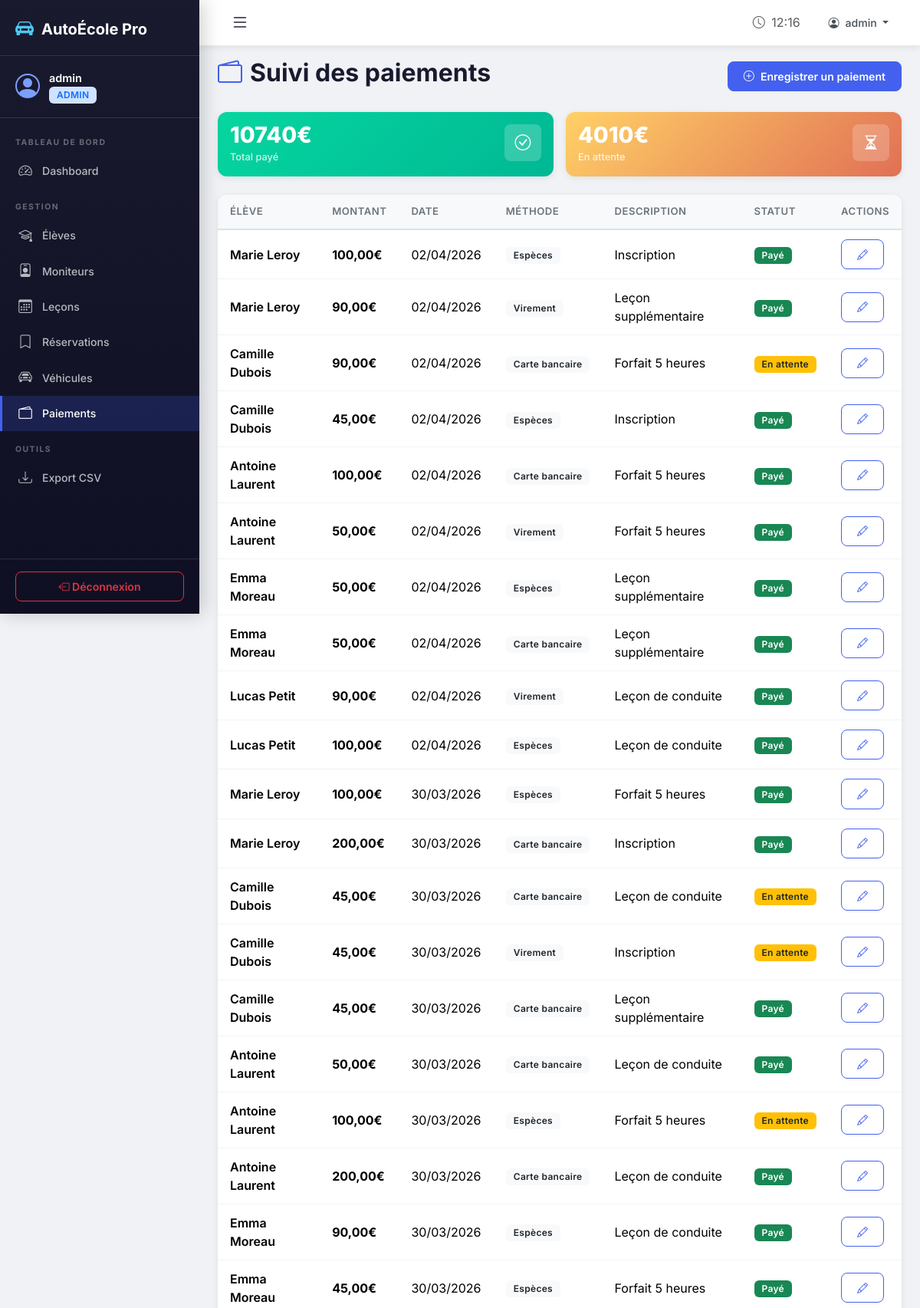
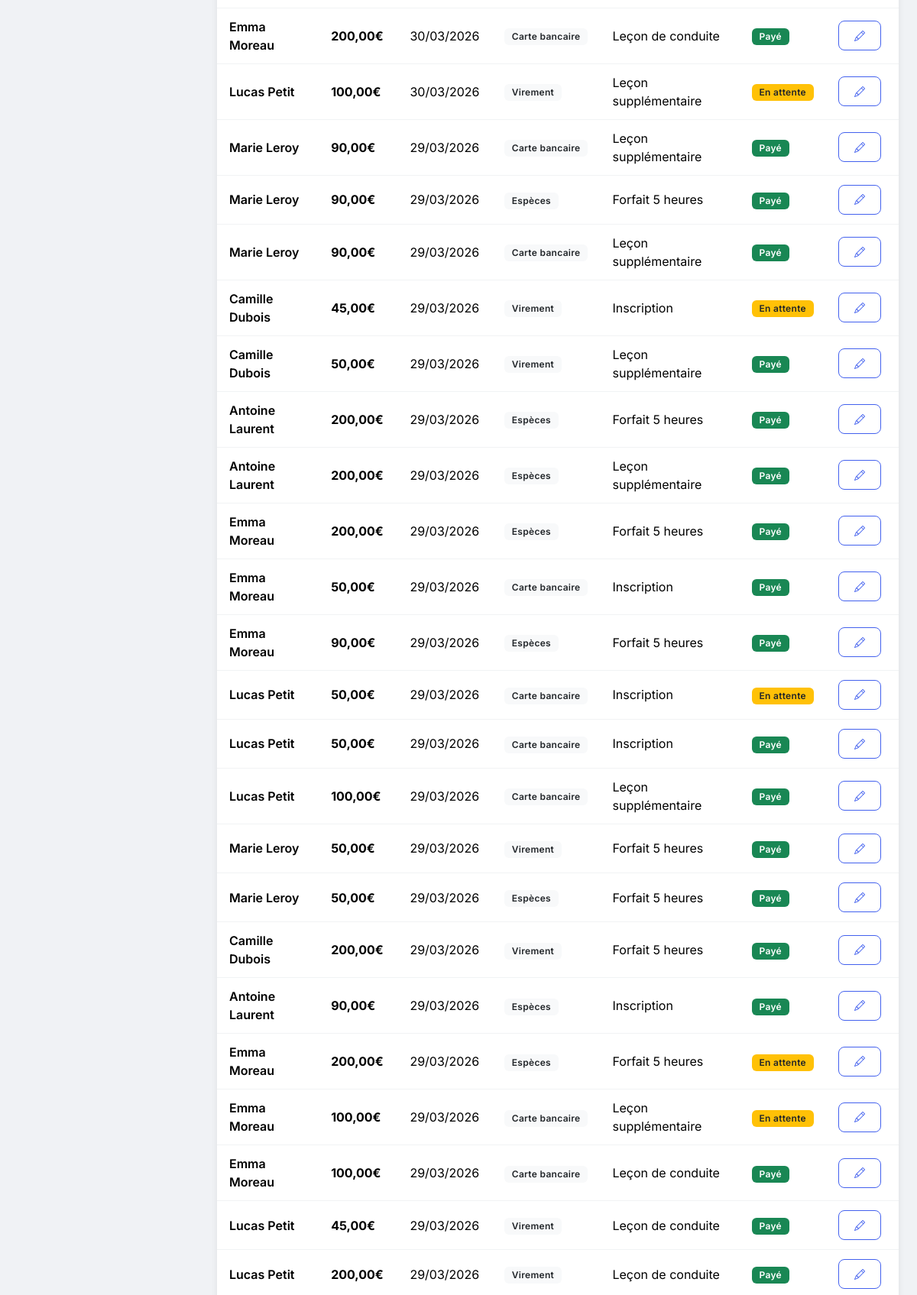
Screenshot of /gestion/paiements/ (signed in, upper part) with the database file from the repository (2 pictures, top to bottom).
### ecole/models.py (models this page shows, shortened)
class Payment(models.Model):
    METHODE_CHOICES = [
        ('carte', 'Carte bancaire'),
        ('especes', 'Espèces'),
        ('virement', 'Virement'),
        ('cheque', 'Chèque'),
    ]
    STATUT_CHOICES = [
        ('paye', 'Payé'),
        ('en_attente', 'En attente'),
        ('rembourse', 'Remboursé'),
    ]
    eleve = models.ForeignKey(User, on_delete=models.CASCADE, related_name='payments',
                               limit_choices_to={'profile__role': 'eleve'})
    montant = models.DecimalField(max_digits=10, decimal_places=2)
    date = models.DateTimeField(auto_now_add=True)
    methode = models.CharField(max_length=15, choices=METHODE_CHOICES, default='carte',
                                verbose_name="Méthode de paiement")
    statut = models.CharField(max_length=15, choices=STATUT_CHOICES, default='en_attente')
    description = models.CharField(max_length=255, blank=True, null=True)
    class Meta:
        verbose_name = "Paiement"
        verbose_name_plural = "Paiements"
        ordering = ['-date']

### ecole/views.py (the view)
# urls.py: path('gestion/paiements/', views.admin_paiements, name='admin_paiements'),
@login_required
@admin_required
def admin_paiements(request):
    paiements = Payment.objects.all().select_related('eleve')
    total_paye = paiements.filter(statut='paye').aggregate(total=Sum('montant'))['total'] or 0
    total_en_attente = paiements.filter(statut='en_attente').aggregate(total=Sum('montant'))['total'] or 0
    return render(request, 'admin_panel/paiements.html', {
        'paiements': paiements,
        'total_paye': total_paye,
        'total_en_attente': total_en_attente,
    })

### ecole/templates/admin_panel/paiements.html (shortened to what this page needs)
{% extends 'base.html' %}
{% block content %}
<div class="page-header d-flex justify-content-between align-items-center flex-wrap">
    <h2><i class="bi bi-wallet2"></i> Suivi des paiements</h2>
    <a href="{% url 'admin_paiement_creer' %}" class="btn btn-primary"><i class="bi bi-plus-circle me-2"></i>Enregistrer un paiement</a>
</div>
<div class="row g-3 mb-4">
    <div class="col-md-6">
        <div class="card stat-card bg-gradient-success p-3">
            <div class="d-flex justify-content-between align-items-start">
                <div>
                    <div class="stat-value">{{ total_paye }}€</div>
                    <div class="stat-label mt-1">Total payé</div>
                </div>
                <div class="stat-icon"><i class="bi bi-check-circle"></i></div>
            </div>
        </div>
    </div>
    <div class="col-md-6">
        <div class="card stat-card bg-gradient-warning p-3">
            <div class="d-flex justify-content-between align-items-start">
                <div>
                    <div class="stat-value">{{ total_en_attente }}€</div>
                    <div class="stat-label mt-1">En attente</div>
                </div>
                <div class="stat-icon"><i class="bi bi-hourglass-split"></i></div>
            </div>
        </div>
    </div>
</div>
<div class="card">
    <div class="card-body p-0">
        {% if paiements %}
        <div class="table-responsive">
            <table class="table mb-0">
                <thead>
                    <tr><th>Élève</th><th>Montant</th><th>Date</th><th>Méthode</th><th>Description</th><th>Statut</th><th>Actions</th></tr>
                </thead>
                <tbody>
                    {% for p in paiements %}
                    <tr>
                        <td class="fw-semibold">{{ p.eleve.get_full_name }}</td>
                        <td class="fw-bold">{{ p.montant }}€</td>
                        <td>{{ p.date|date:"d/m/Y" }}</td>
                        <td><span class="badge bg-light text-dark">{{ p.get_methode_display }}</span></td>
                        <td>{{ p.description|default:"—" }}</td>
                        <td>
                            {% if p.statut == 'paye' %}<span class="badge bg-success">Payé</span>
                            {% elif p.statut == 'en_attente' %}<span class="badge bg-warning text-dark">En attente</span>
                            {% else %}<span class="badge bg-secondary">Remboursé</span>{% endif %}
                        </td>
                        <td>
                            <a href="{% url 'admin_paiement_modifier' p.id %}" class="btn btn-sm btn-outline-primary"><i class="bi bi-pencil"></i></a>
                        </td>
                    </tr>
                    {% endfor %}
                </tbody>
            </table>
        </div>
        {% else %}
        <div class="empty-state py-4">
            <i class="bi bi-wallet2"></i>
            <h5>Aucun paiement</h5>
            <a href="{% url 'admin_paiement_creer' %}" class="btn btn-primary mt-2">Enregistrer un paiement</a>
        </div>
        {% endif %}
    </div>
</div>
{% endblock %}

### ecole/templates/base.html (shortened to what this page needs)
{% load static %}
<!DOCTYPE html>
<html lang="fr" data-bs-theme="light">
<head>
    <link href="https://cdn.jsdelivr.net/npm/bootstrap@5.3.2/dist/css/bootstrap.min.css" rel="stylesheet">
    <link href="https://cdn.jsdelivr.net/npm/bootstrap-icons@1.11.2/font/bootstrap-icons.css" rel="stylesheet">
    <link href="{% static 'css/style.css' %}" rel="stylesheet">
</head>
<body>
    {% if user.is_authenticated and request.resolver_match.url_name != 'index' %}
    <div class="d-flex" id="wrapper">
        <nav class="sidebar" id="sidebar">
            <div class="sidebar-header">
                <a href="{% url 'index' %}" class="sidebar-brand">
                    <i class="bi bi-car-front-fill"></i>
                    <span>AutoÉcole Pro</span>
                </a>
            </div>
            <div class="sidebar-user">
                <div class="user-avatar">
                    <i class="bi bi-person-circle"></i>
                </div>
                <div class="user-info">
                    <span class="user-name">{{ user.get_full_name|default:user.username }}</span>
                    <span class="user-role badge bg-primary-subtle text-primary">
                        {% if user.profile.role == 'eleve' %}Élève
                        {% elif user.profile.role == 'moniteur' %}Moniteur
                        {% else %}Admin{% endif %}
                    </span>
                </div>
            </div>
            <ul class="sidebar-nav">
                {% if user.profile.role == 'eleve' %}
                <li class="nav-section">NAVIGATION</li>
                <li><a href="{% url 'eleve_dashboard' %}" class="{% if request.resolver_match.url_name == 'eleve_dashboard' %}active{% endif %}"><i class="bi bi-speedometer2"></i> Tableau de bord</a></li>
                <li><a href="{% url 'eleve_lecons' %}" class="{% if request.resolver_match.url_name == 'eleve_lecons' %}active{% endif %}"><i class="bi bi-calendar-plus"></i> Leçons disponibles</a></li>
                <li><a href="{% url 'eleve_reservations' %}" class="{% if request.resolver_match.url_name == 'eleve_reservations' %}active{% endif %}"><i class="bi bi-bookmark-check"></i> Mes réservations</a></li>
                <li><a href="{% url 'eleve_historique' %}" class="{% if request.resolver_match.url_name == 'eleve_historique' %}active{% endif %}"><i class="bi bi-clock-history"></i> Historique</a></li>
                <li><a href="{% url 'eleve_paiements' %}" class="{% if request.resolver_match.url_name == 'eleve_paiements' %}active{% endif %}"><i class="bi bi-credit-card"></i> Paiements</a></li>
                <li class="nav-section">PRÉPARATION</li>
                <li><a href="{% url 'eleve_documents' %}" class="{% if 'documents' in request.resolver_match.url_name %}active{% endif %}"><i class="bi bi-file-earmark-person"></i> Mes documents</a></li>
                <li><a href="{% url 'eleve_cours' %}" class="{% if 'cours' in request.resolver_match.url_name %}active{% endif %}"><i class="bi bi-book"></i> Cours de code</a></li>
                <li><a href="{% url 'eleve_quiz' %}" class="{% if request.resolver_match.url_name == 'eleve_quiz' %}active{% endif %}"><i class="bi bi-question-circle"></i> Quiz Code</a></li>
                <li class="nav-section">COMPTE</li>
                <li><a href="{% url 'eleve_profil' %}" class="{% if request.resolver_match.url_name == 'eleve_profil' %}active{% endif %}"><i class="bi bi-person"></i> Mon profil</a></li>
                {% else %}
                <li class="nav-section">TABLEAU DE BORD</li>
                <li><a href="{% url 'admin_dashboard' %}" class="{% if request.resolver_match.url_name == 'admin_dashboard' %}active{% endif %}"><i class="bi bi-speedometer2"></i> Dashboard</a></li>
                <li class="nav-section">GESTION</li>
                <li><a href="{% url 'admin_eleves' %}" class="{% if 'eleve' in request.resolver_match.url_name %}active{% endif %}"><i class="bi bi-mortarboard"></i> Élèves</a></li>
                <li><a href="{% url 'admin_moniteurs' %}" class="{% if 'moniteur' in request.resolver_match.url_name %}active{% endif %}"><i class="bi bi-person-badge"></i> Moniteurs</a></li>
                <li><a href="{% url 'admin_lecons' %}" class="{% if 'lecon' in request.resolver_match.url_name %}active{% endif %}"><i class="bi bi-calendar3"></i> Leçons</a></li>
                <li><a href="{% url 'admin_reservations' %}" class="{% if 'reservation' in request.resolver_match.url_name %}active{% endif %}"><i class="bi bi-bookmark"></i> Réservations</a></li>
                <li><a href="{% url 'admin_vehicules' %}" class="{% if 'vehicule' in request.resolver_match.url_name %}active{% endif %}"><i class="bi bi-car-front"></i> Véhicules</a></li>
                <li><a href="{% url 'admin_paiements' %}" class="{% if 'paiement' in request.resolver_match.url_name %}active{% endif %}"><i class="bi bi-wallet2"></i> Paiements</a></li>
                <li class="nav-section">OUTILS</li>
                <li><a href="{% url 'admin_export_eleves_csv' %}"><i class="bi bi-download"></i> Export CSV</a></li>
                {% endif %}
            </ul>
            <div class="sidebar-footer">
                <a href="{% url 'deconnexion' %}" class="btn btn-outline-danger btn-sm w-100">
                    <i class="bi bi-box-arrow-left"></i> Déconnexion
                </a>
            </div>
        </nav>
        <div class="main-content" id="main-content">
            <nav class="topbar">
                <button class="btn btn-link sidebar-toggle" id="sidebarToggle">
                    <i class="bi bi-list fs-4"></i>
                </button>
                <div class="topbar-right">
                    <span class="text-muted me-3">
                        <i class="bi bi-clock me-1"></i>
                        <span id="current-time"></span>
                    </span>
                    <div class="dropdown">
                        <button class="btn btn-link dropdown-toggle" data-bs-toggle="dropdown">
                            <i class="bi bi-person-circle me-1"></i>
                            {{ user.get_full_name|default:user.username }}
                        </button>
                    </div>
                </div>
            </nav>
            <div class="container-fluid px-4 py-3">
                {% block content %}{% endblock %}
            </div>
        </div>
    </div>
    {% endif %}
</body>
</html>

### rows the page displays
Payment: eleve.get_full_name "Marie Leroy", montant "100,00", date "02/04/2026", methode "Espèces", description "Inscription", statut "Payé"
Payment: eleve.get_full_name "Marie Leroy", montant "90,00", date "02/04/2026", methode "Virement", description "Leçon supplémentaire", statut "Payé"
Payment: eleve.get_full_name "Camille Dubois", montant "90,00", date "02/04/2026", methode "Carte bancaire", description "Forfait 5 heures", statut "En attente"
Payment: eleve.get_full_name "Camille Dubois", montant "45,00", date "02/04/2026", methode "Espèces", description "Inscription", statut "Payé"
Payment: eleve.get_full_name "Antoine Laurent", montant "100,00", date "02/04/2026", methode "Carte bancaire", description "Forfait 5 heures", statut "Payé"
Payment: eleve.get_full_name "Antoine Laurent", montant "50,00", date "02/04/2026", methode "Virement", description "Forfait 5 heures", statut "Payé"
Payment: eleve.get_full_name "Emma Moreau", montant "50,00", date "02/04/2026", methode "Espèces", description "Leçon supplémentaire", statut "Payé"
Payment: eleve.get_full_name "Emma Moreau", montant "50,00", date "02/04/2026", methode "Carte bancaire", description "Leçon supplémentaire", statut "Payé"
Payment: eleve.get_full_name "Lucas Petit", montant "90,00", date "02/04/2026", methode "Virement", description "Leçon de conduite", statut "Payé"
Payment: eleve.get_full_name "Lucas Petit", montant "100,00", date "02/04/2026", methode "Espèces", description "Leçon de conduite", statut "Payé"
Payment: eleve.get_full_name "Marie Leroy", montant "100,00", date "30/03/2026", methode "Espèces", description "Forfait 5 heures", statut "Payé"
Payment: eleve.get_full_name "Marie Leroy", montant "200,00", date "30/03/2026", methode "Carte bancaire", description "Inscription", statut "Payé"
Payment: eleve.get_full_name "Camille Dubois", montant "45,00", date "30/03/2026", methode "Carte bancaire", description "Leçon de conduite", statut "En attente"
Payment: eleve.get_full_name "Camille Dubois", montant "45,00", date "30/03/2026", methode "Virement", description "Inscription", statut "En attente"
Payment: eleve.get_full_name "Camille Dubois", montant "45,00", date "30/03/2026", methode "Carte bancaire", description "Leçon supplémentaire", statut "Payé"
Payment: eleve.get_full_name "Antoine Laurent", montant "50,00", date "30/03/2026", methode "Carte bancaire", description "Leçon de conduite", statut "Payé"
Payment: eleve.get_full_name "Antoine Laurent", montant "100,00", date "30/03/2026", methode "Espèces", description "Forfait 5 heures", statut "En attente"
Payment: eleve.get_full_name "Antoine Laurent", montant "200,00", date "30/03/2026", methode "Carte bancaire", description "Leçon de conduite", statut "Payé"
Payment: eleve.get_full_name "Emma Moreau", montant "90,00", date "30/03/2026", methode "Espèces", description "Leçon de conduite", statut "Payé"
Payment: eleve.get_full_name "Emma Moreau", montant "45,00", date "30/03/2026", methode "Espèces", description "Forfait 5 heures", statut "Payé"
Payment: eleve.get_full_name "Emma Moreau", montant "200,00", date "30/03/2026", methode "Carte bancaire", description "Leçon de conduite", statut "Payé"
Payment: eleve.get_full_name "Lucas Petit", montant "100,00", date "30/03/2026", methode "Virement", description "Leçon supplémentaire", statut "En attente"
Payment: eleve.get_full_name "Marie Leroy", montant "90,00", date "29/03/2026", methode "Carte bancaire", description "Leçon supplémentaire", statut "Payé"
Payment: eleve.get_full_name "Marie Leroy", montant "90,00", date "29/03/2026", methode "Espèces", description "Forfait 5 heures", statut "Payé"
Payment: eleve.get_full_name "Marie Leroy", montant "90,00", date "29/03/2026", methode "Carte bancaire", description "Leçon supplémentaire", statut "Payé"
Payment: eleve.get_full_name "Camille Dubois", montant "45,00", date "29/03/2026", methode "Virement", description "Inscription", statut "En attente"
Payment: eleve.get_full_name "Camille Dubois", montant "50,00", date "29/03/2026", methode "Virement", description "Leçon supplémentaire", statut "Payé"
Payment: eleve.get_full_name "Antoine Laurent", montant "200,00", date "29/03/2026", methode "Espèces", description "Forfait 5 heures", statut "Payé"
Payment: eleve.get_full_name "Antoine Laurent", montant "200,00", date "29/03/2026", methode "Espèces", description "Leçon supplémentaire", statut "Payé"
Payment: eleve.get_full_name "Emma Moreau", montant "200,00", date "29/03/2026", methode "Espèces", description "Forfait 5 heures", statut "Payé"
Payment: eleve.get_full_name "Emma Moreau", montant "50,00", date "29/03/2026", methode "Carte bancaire", description "Inscription", statut "Payé"
Payment: eleve.get_full_name "Emma Moreau", montant "90,00", date "29/03/2026", methode "Espèces", description "Forfait 5 heures", statut "Payé"
Payment: eleve.get_full_name "Lucas Petit", montant "50,00", date "29/03/2026", methode "Carte bancaire", description "Inscription", statut "En attente"
Payment: eleve.get_full_name "Lucas Petit", montant "50,00", date "29/03/2026", methode "Carte bancaire", description "Inscription", statut "Payé"
Payment: eleve.get_full_name "Lucas Petit", montant "100,00", date "29/03/2026", methode "Carte bancaire", description "Leçon supplémentaire", statut "Payé"
Payment: eleve.get_full_name "Marie Leroy", montant "50,00", date "29/03/2026", methode "Virement", description "Forfait 5 heures", statut "Payé"
Payment: eleve.get_full_name "Marie Leroy", montant "50,00", date "29/03/2026", methode "Espèces", description "Forfait 5 heures", statut "Payé"
Payment: eleve.get_full_name "Camille Dubois", montant "200,00", date "29/03/2026", methode "Virement", description "Forfait 5 heures", statut "Payé"
Payment: eleve.get_full_name "Antoine Laurent", montant "90,00", date "29/03/2026", methode "Espèces", description "Inscription", statut "Payé"
Payment: eleve.get_full_name "Emma Moreau", montant "200,00", date "29/03/2026", methode "Espèces", description "Forfait 5 heures", statut "En attente"
Payment: eleve.get_full_name "Emma Moreau", montant "100,00", date "29/03/2026", methode "Carte bancaire", description "Leçon supplémentaire", statut "En attente"
Payment: eleve.get_full_name "Emma Moreau", montant "100,00", date "29/03/2026", methode "Carte bancaire", description "Leçon de conduite", statut "Payé"
Payment: eleve.get_full_name "Lucas Petit", montant "45,00", date "29/03/2026", methode "Virement", description "Leçon de conduite", statut "Payé"
Payment: eleve.get_full_name "Lucas Petit", montant "200,00", date "29/03/2026", methode "Virement", description "Leçon de conduite", statut "Payé"

### other values shown
{{ user.get_full_name|default:user.username }} "admin"
{{ total_paye }} "10740"
{{ total_en_attente }} "4010"
